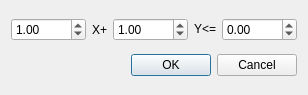
<?xml version="1.0" encoding="UTF-8"?>
<ui version="4.0">
 <class>Dialog</class>
 <widget class="QDialog" name="Dialog">
  <property name="geometry">
   <rect>
    <x>0</x>
    <y>0</y>
    <width>302</width>
    <height>95</height>
   </rect>
  </property>
  <property name="windowTitle">
   <string>添加约束</string>
  </property>
  <layout class="QVBoxLayout" name="verticalLayout">
   <item>
    <layout class="QHBoxLayout" name="horizontalLayout">
     <item>
      <widget class="QDoubleSpinBox" name="a">
       <property name="minimum">
        <double>-1000.000000000000000</double>
       </property>
       <property name="maximum">
        <double>1000.000000000000000</double>
       </property>
       <property name="value">
        <double>1.000000000000000</double>
       </property>
      </widget>
     </item>
     <item>
      <widget class="QLabel" name="label">
       <property name="text">
        <string>X+</string>
       </property>
      </widget>
     </item>
     <item>
      <widget class="QDoubleSpinBox" name="b">
       <property name="minimum">
        <double>-1000.000000000000000</double>
       </property>
       <property name="maximum">
        <double>1000.000000000000000</double>
       </property>
       <property name="value">
        <double>1.000000000000000</double>
       </property>
      </widget>
     </item>
     <item>
      <widget class="QLabel" name="label_2">
       <property name="text">
        <string>Y&lt;=</string>
       </property>
      </widget>
     </item>
     <item>
      <widget class="QDoubleSpinBox" name="c">
       <property name="minimum">
        <double>-1000.000000000000000</double>
       </property>
       <property name="maximum">
        <double>1000.000000000000000</double>
       </property>
       <property name="value">
        <double>0.000000000000000</double>
       </property>
      </widget>
     </item>
    </layout>
   </item>
   <item>
    <widget class="QDialogButtonBox" name="buttonBox">
     <property name="orientation">
      <enum>Qt::Horizontal</enum>
     </property>
     <property name="standardButtons">
      <set>QDialogButtonBox::Cancel|QDialogButtonBox::Ok</set>
     </property>
    </widget>
   </item>
  </layout>
 </widget>
 <resources/>
 <connections>
  <connection>
   <sender>buttonBox</sender>
   <signal>rejected()</signal>
   <receiver>Dialog</receiver>
   <slot>reject()</slot>
   <hints>
    <hint type="sourcelabel">
     <x>292</x>
     <y>77</y>
    </hint>
    <hint type="destinationlabel">
     <x>286</x>
     <y>86</y>
    </hint>
   </hints>
  </connection>
 </connections>
</ui>
